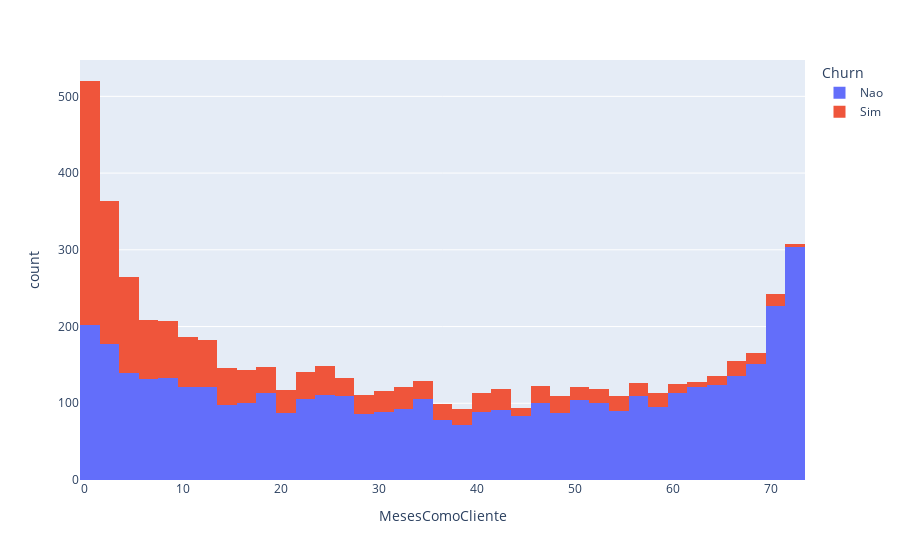

Notebook code cell kept with this figure:
### Code cell
# step 5: find out canceling reasons

import plotly.express as px

#every graph is made of 2 steps. create an show

# 1
graph = px .histogram(table, x = "MesesComoCliente", color = "Churn")

graph.show()
#display(graph)

### Figure 1 — Plotly figure (JSON) as saved in the notebook; plotly's stock layout.template omitted (floating-point values rounded to 4 significant figures; data arrays with more than 128 entries replaced by an {"elided": "..."} marker saying what was removed)
{"data": [{"alignmentgroup": "True", "bingroup": "x", "hovertemplate": "Churn=Nao<br>MesesComoCliente=%{x}<br>count=%{y}<extra></extra>", "legendgroup": "Nao", "marker": {"color": "#636efa", "pattern": {"shape": ""}}, "name": "Nao", "offsetgroup": "Nao", "orientation": "v", "showlegend": true, "type": "histogram", "x": {"elided": "4398 int values"}, "xaxis": "x", "yaxis": "y"}, {"alignmentgroup": "True", "bingroup": "x", "hovertemplate": "Churn=Sim<br>MesesComoCliente=%{x}<br>count=%{y}<extra></extra>", "legendgroup": "Sim", "marker": {"color": "#EF553B", "pattern": {"shape": ""}}, "name": "Sim", "offsetgroup": "Sim", "orientation": "v", "showlegend": true, "type": "histogram", "x": {"elided": "1587 int values"}, "xaxis": "x", "yaxis": "y"}], "layout": {"barmode": "relative", "legend": {"title": {"text": "Churn"}, "tracegroupgap": 0}, "margin": {"t": 60}, "xaxis": {"anchor": "y", "domain": [0, 1], "title": {"text": "MesesComoCliente"}}, "yaxis": {"anchor": "x", "domain": [0, 1], "title": {"text": "count"}}}}
